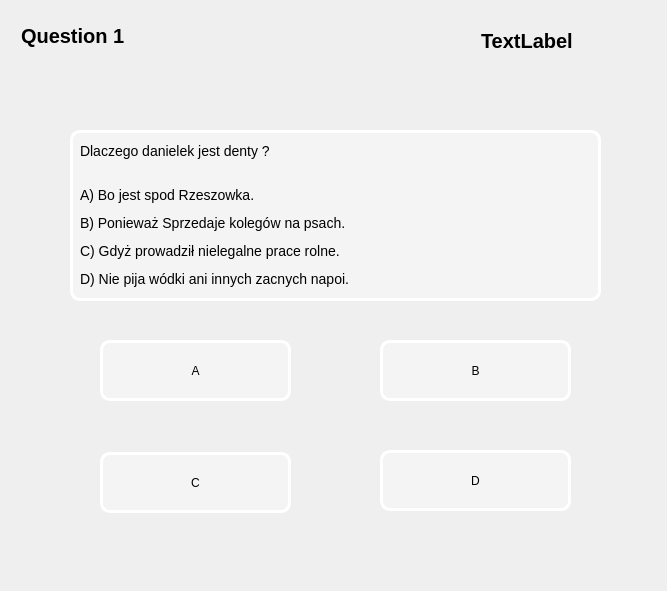
<?xml version="1.0" encoding="UTF-8"?>
<ui version="4.0">
 <class>Form</class>
 <widget class="QWidget" name="Form">
  <property name="geometry">
   <rect>
    <x>0</x>
    <y>0</y>
    <width>667</width>
    <height>591</height>
   </rect>
  </property>
  <property name="windowTitle">
   <string>Form</string>
  </property>
  <widget class="QLabel" name="questionLabel">
   <property name="geometry">
    <rect>
     <x>70</x>
     <y>130</y>
     <width>531</width>
     <height>171</height>
    </rect>
   </property>
   <property name="styleSheet">
    <string notr="true">background-color:rgba(255,255,255,80);
border-style:outset;
border-width:3px;
border-radius:10px;
border-color:white;
padding:4px;
Font-size: 14px;</string>
   </property>
   <property name="text">
    <string>&lt;html&gt;&lt;head/&gt;&lt;body&gt;&lt;p&gt;Dlaczego danielek jest denty ?&lt;/p&gt;&lt;p&gt;&lt;br/&gt;A) Bo jest spod Rzeszowka.&lt;/p&gt;&lt;p&gt;B) Ponieważ Sprzedaje kolegów na psach.&lt;/p&gt;&lt;p&gt;C) Gdyż prowadził nielegalne prace rolne.&lt;/p&gt;&lt;p&gt;D) Nie pija wódki ani innych zacnych napoi.&lt;/p&gt;&lt;/body&gt;&lt;/html&gt;</string>
   </property>
  </widget>
  <widget class="QLabel" name="labelNrQ">
   <property name="geometry">
    <rect>
     <x>10</x>
     <y>10</y>
     <width>171</width>
     <height>51</height>
    </rect>
   </property>
   <property name="styleSheet">
    <string notr="true">Font:bold 20px;
padding: 6px;</string>
   </property>
   <property name="text">
    <string>Question 1</string>
   </property>
  </widget>
  <widget class="QPushButton" name="pushButtonA">
   <property name="geometry">
    <rect>
     <x>100</x>
     <y>340</y>
     <width>191</width>
     <height>61</height>
    </rect>
   </property>
   <property name="styleSheet">
    <string notr="true">QPushButton#pushButtonA{
background-color:rgba(255,255,255,80);
border-style:outset;
border-width:3px;
border-radius:10px;
border-color:white;
font-size:12px;
padding:4px;
}
QPushButton#pushButtonA:hover {
background-color: rgb(200,200,200,60);
border-style: inset;
}
QPushButton#pushButtonA:pressed {
 background-color: rgb(186, 139, 136);
 border-style: inset;
}</string>
   </property>
   <property name="text">
    <string>A</string>
   </property>
  </widget>
  <widget class="QPushButton" name="pushButtonB">
   <property name="geometry">
    <rect>
     <x>380</x>
     <y>340</y>
     <width>191</width>
     <height>61</height>
    </rect>
   </property>
   <property name="styleSheet">
    <string notr="true">QPushButton#pushButtonB{
background-color:rgba(255,255,255,80);
border-style:outset;
border-width:3px;
border-radius:10px;
border-color:white;
font-size:12px;
padding:4px;
}
QPushButton#pushButtonB:hover {
background-color: rgb(200,200,200,60);
border-style: inset;
}
QPushButton#pushButtonB:pressed {
 background-color: rgb(186, 139, 136);
 border-style: inset;
}</string>
   </property>
   <property name="text">
    <string>B</string>
   </property>
  </widget>
  <widget class="QPushButton" name="pushButtonC">
   <property name="geometry">
    <rect>
     <x>100</x>
     <y>452</y>
     <width>191</width>
     <height>61</height>
    </rect>
   </property>
   <property name="styleSheet">
    <string notr="true">QPushButton#pushButtonC{
background-color:rgba(255,255,255,80);
border-style:outset;
border-width:3px;
border-radius:10px;
border-color:white;
font-size:12px;
padding:4px;
}
QPushButton#pushButtonC:hover {
background-color: rgb(200,200,200,60);
border-style: inset;
}
QPushButton#pushButtonC:pressed {
 background-color: rgb(186, 139, 136);
 border-style: inset;
}</string>
   </property>
   <property name="text">
    <string>C</string>
   </property>
  </widget>
  <widget class="QPushButton" name="pushButtonD">
   <property name="geometry">
    <rect>
     <x>380</x>
     <y>450</y>
     <width>191</width>
     <height>61</height>
    </rect>
   </property>
   <property name="styleSheet">
    <string notr="true">QPushButton#pushButtonD{
background-color:rgba(255,255,255,80);
border-style:outset;
border-width:3px;
border-radius:10px;
border-color:white;
font-size:12px;
padding:4px;
}
QPushButton#pushButtonD:hover {
background-color: rgb(200,200,200,60);
border-style: inset;
}
QPushButton#pushButtonD:pressed {
 background-color: rgb(186, 139, 136);
 border-style: inset;
}</string>
   </property>
   <property name="text">
    <string>D</string>
   </property>
  </widget>
  <widget class="QLabel" name="label">
   <property name="geometry">
    <rect>
     <x>0</x>
     <y>0</y>
     <width>661</width>
     <height>591</height>
    </rect>
   </property>
   <property name="text">
    <string/>
   </property>
   <property name="pixmap">
    <pixmap>background.gif</pixmap>
   </property>
   <property name="scaledContents">
    <bool>true</bool>
   </property>
  </widget>
  <widget class="QLabel" name="header">
   <property name="geometry">
    <rect>
     <x>470</x>
     <y>20</y>
     <width>181</width>
     <height>41</height>
    </rect>
   </property>
   <property name="styleSheet">
    <string notr="true">Font:bold 20px;
padding: 6px;</string>
   </property>
   <property name="text">
    <string>TextLabel</string>
   </property>
  </widget>
  <zorder>label</zorder>
  <zorder>questionLabel</zorder>
  <zorder>labelNrQ</zorder>
  <zorder>pushButtonA</zorder>
  <zorder>pushButtonB</zorder>
  <zorder>pushButtonC</zorder>
  <zorder>pushButtonD</zorder>
  <zorder>header</zorder>
 </widget>
 <resources/>
 <connections/>
</ui>
